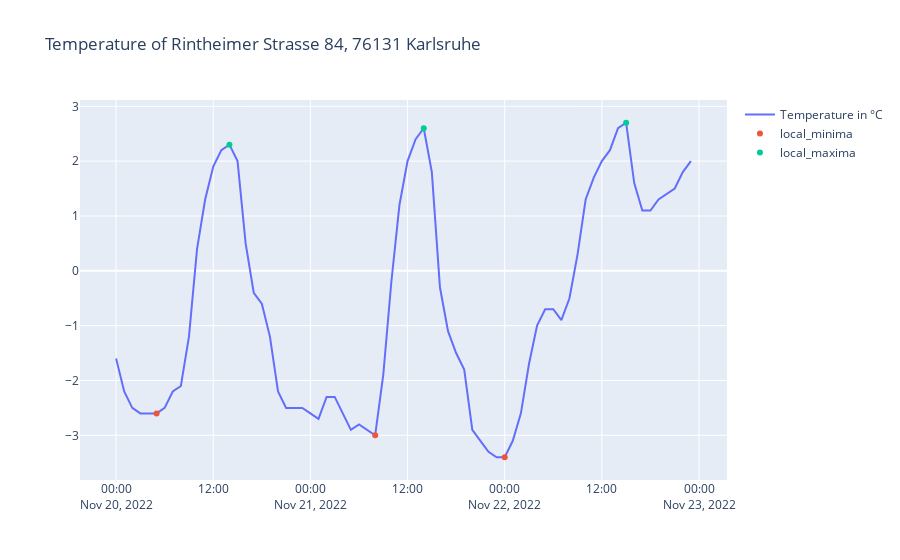

The notebook cell this image was saved under:
### Code cell
M_eta_new, P_e_new, P_w_new, data_temp_new = None, None, None, None

def wait_for_change(widget):
    future = asyncio.Future()
    def getvalue(change):
        future.set_result(change.description)
        widget.on_click(getvalue, remove=True)
        # we need to free up the binding to getvalue to avoid an InvalidState error
        # buttons don't support unobserve
        # so use `remove=True`
    widget.on_click(getvalue)
    return future

layout = widgets.Layout(width='auto', height='40px')

room_temp_w = FloatSlider(value=21, min=17, max=27, step = 0.5, description= 'Desired room temperature [°C]: ', continuous_update = False, layout=layout, style= {'description_width': 'initial'})
return_flow_w = FloatSlider(value=25, min=21, max=50, step = 0.5, description= 'Returning flow temperature [°C]: ', continuous_update = False, layout=layout, style= {'description_width': 'initial'})
ny_w = FloatSlider(value=0.4, min=0.1, max=1, step = 0.1, description= 'Quality factor of the heat pump: ', continuous_update = False, layout=layout, style= {'description_width': 'initial'})

flow_max_w = FloatText(value= 50, description = 'Maximum flow temperature at minimum temperature [°C]: ', layout=layout, style= {'description_width': 'initial'})

out_min_w = FloatText(value= -15, description = 'Minimum outside temperature [°C]: ', layout=layout, style= {'description_width': 'initial'})

house_energy_w = FloatText(value= 200, description = 'Energy need in Watt per Kelvin [W/K]: ', layout=layout, style= {'description_width': 'initial'}) # Watt / Kelvin
storage_power_w = FloatText(value= 200, description = 'Energy need of your storage (DIN...): ', layout=layout, style= {'description_width': 'initial'}) #Watts
storage_volume_w = FloatText(value= 4000, description = 'Storage volume [Liter or equivalent]: ', layout=layout, style= {'description_width': 'initial'}) #Liter = kilogram -> to be defined later on

hp_power_el_opt_w = FloatText(value= 5000, description = 'Power of heat pump [Watt]: ', layout=layout, style= {'description_width': 'initial'}) #Watts -> Power in which heatpump works most efficiently (can be taken into calculation later)
max_heat_cap_w = IntSlider(value=80, description='Maximum heating temperature [°C]: ', min=50, max=95, layout=layout, style= {'description_width': 'initial'}) # temperature, up to which the heat pump can maximally heat

address_w = Text(placeholder = 'Examplestreet 1, 12345 Examplecity', description = 'Address: ', layout=layout, style= {'description_width': 'initial'})


toggle_forecast = ToggleButtons(options=['Whole year', 'Forecast'], description = 'Type of calculation: ', tooltips = ['Take TRY data or similar for overall saving potentials.', 'Optimize energy use for future periods.'], layout=layout, style= {'description_width': 'initial'})
check_vis = Checkbox(False, description = 'Generate visualizations?')
check_opt = Checkbox(True, description = 'Generate optimization?')
check_owndata = Checkbox(False, description='Upload own temperature data?')

upload_w = FileUpload(description = 'Upload')

button_w = Button(description="GO!")

first_round = True
def main_func():
    global M_eta_new, P_e_new, P_w_new, data_temp_new, first_round

    room_temp = room_temp_w.value
    return_flow = return_flow_w.value
    ny = ny_w.value
    house_energy = house_energy_w.value
    storage_power = storage_power_w.value
    storage_volume = storage_volume_w.value
    hp_power_el_opt = hp_power_el_opt_w.value
    max_heat_cap = max_heat_cap_w.value
    address = address_w.value

    flow_max = flow_max_w.value
    out_min = out_min_w.value

    # TODO choose between Forecasting and StationData
    funs = functions.Functions(flow_max=flow_max, room_temp=room_temp, out_min=out_min, return_flow=return_flow, house_energy=house_energy, storage_volume=storage_volume, storage_power=storage_power, ny=ny)
    if toggle_forecast.value == 'Forecast':
        data_temp = get_weather_forecast(address)
    else:
        if upload_w.value == {}:
            data_temp = testreferenceyears.StationFinder(address).main()
        else:
            uploaded_file = upload_w.value
            data_temp = pd.read_csv(io.BytesIO(list(uploaded_file.values())[0]['content']), sep=';')
            data_temp.columns = ['date', 'temperature']
            data_temp.date = pd.to_datetime(data_temp.date)
            data_temp.temperature = data_temp.temperature.astype(float)
    preprocessor = preprocessing.Preprocessor(flow_max=max_heat_cap, room_temp=room_temp, out_min=out_min, return_flow=return_flow, house_energy=house_energy, storage_volume=storage_volume, storage_power=storage_power, ny=ny)
    optimizer = optimizing.Optimizer(functions=funs, max_heat_cap=max_heat_cap, hp_power_el_opt=hp_power_el_opt, return_flow=return_flow, storage_volume=storage_volume)
    
    #'''    data_temp = pd.read_table(r'C:\Users\rafaelweinert\PycharmProjects\Heatpump\data\weatherstationdata\produkt_tu_stunde_19480101_20081031_02522.txt', sep=';') #Karlsruhe

    #data_temp = data_temp.drop(['eor', 'QN_9', 'RF_TU'], axis=1) # drop end-of-row indicator
    #data_temp.rename(columns = {'TT_TU':'temperature', 'MESS_DATUM': 'date', }, inplace = True)
    #data_temp.date = pd.to_datetime(data_temp.date.astype(str), format='%Y%m%d%H')
    #data_temp[data_temp == -999] = np.nan # rename missing values to numpy nan
    #data_temp = data_temp[(data_temp.date >= pd.to_datetime('2007-10-01')) & (data_temp.date <= pd.to_datetime('2007-10-05'))]
    #data_temp = data_temp[(data_temp.date.dt.month >= 10) | (data_temp.date.dt.month <= 3)]
    #data_temp.reset_index(drop = True, inplace=True)'''

    #data_temp = pd.read_csv(r"C:\Users\rafaelweinert\Downloads\Las Vegas 2021-11-01 to 2021-11-30.csv", usecols=['datetime', 'temp'])
    #data_temp.temp = (data_temp.temp - 32) / 1.8
    #data_temp.columns = ['date', 'temperature']
    #data_temp.date = pd.to_datetime(data_temp.date)
    data_temp = preprocessor.add_data(data_temp)

    max_energy_el = data_temp.energy_needed_elec.max()
    if max_energy_el > hp_power_el_opt:
        print('Calculation not possible! Heat pump power not sufficient!')
        print('Continuing ...')

        return None, None, None, None

    data_temp = preprocessor.get_local_extrema(data_temp)
    if check_vis.value:
        temp_plot = plot_temperature(data_temp, address, True)

        if first_round:
            temp_plot.show()
            first_round = False

    if check_opt.value:
        M_eta_new, P_e_new, P_w_new, data_temp_new = optimizer.optimize_periods(data_temp)

        if not os.path.isdir(f"results/{address}"):
            os.makedirs(f'results/{address}')
        if not os.path.isdir(f"results/{address}/vol_{int(storage_volume)},pow_{int(hp_power_el_opt)},en_{int(house_energy)}"):
            os.makedirs(f'results/{address}/vol_{int(storage_volume)},pow_{int(hp_power_el_opt)},en_{int(house_energy)}')



        data_temp_new.to_csv(rf'.\results\{address}\vol_{int(storage_volume)},pow_{int(hp_power_el_opt)},en_{int(house_energy)}\data_ad_{address},vol_{int(storage_volume)},pow_{int(hp_power_el_opt)},en_{int(house_energy)}.csv', sep=';', index=False)
        M_eta_new.tofile(rf'.\results\{address}\vol_{int(storage_volume)},pow_{int(hp_power_el_opt)},en_{int(house_energy)}\Eta_ad_{address},vol_{int(storage_volume)},pow_{int(hp_power_el_opt)},en_{int(house_energy)}.csv', sep=';')
        P_e_new.tofile(rf'.\results\{address}\vol_{int(storage_volume)},pow_{int(hp_power_el_opt)},en_{int(house_energy)}\Pe_ad_{address},vol_{int(storage_volume)},pow_{int(hp_power_el_opt)},en_{int(house_energy)}.csv', sep=';')
        P_w_new.tofile(rf'.\results\{address}\vol_{int(storage_volume)},pow_{int(hp_power_el_opt)},en_{int(house_energy)}\Pw_ad_{address},vol_{int(storage_volume)},pow_{int(hp_power_el_opt)},en_{int(house_energy)}.csv', sep=';')

        if check_vis.value:
            temp_plot.write_html(rf'.\results\{address}\vol_{int(storage_volume)},pow_{int(hp_power_el_opt)},en_{int(house_energy)}\Temp_ad_{address},vol_{int(storage_volume)},pow_{int(hp_power_el_opt)},en_{int(house_energy)}.html')

            opt_plot = plot_optimization(data_temp_new)
            opt_plot.write_html(rf'.\results\{address}\vol_{int(storage_volume)},pow_{int(hp_power_el_opt)},en_{int(house_energy)}\Opt_ad_{address},vol_{int(storage_volume)},pow_{int(hp_power_el_opt)},en_{int(house_energy)}.html', auto_open=False)

            M_eta_hm = plot_heatmap(M_eta_new)
            M_eta_hm.write_html(rf'.\results\{address}\vol_{int(storage_volume)},pow_{int(hp_power_el_opt)},en_{int(house_energy)}\Etahm_ad_{address},vol_{int(storage_volume)},pow_{int(hp_power_el_opt)},en_{int(house_energy)}.html', auto_open=False)

            P_e_hm = plot_heatmap(P_e_new)
            P_e_hm.write_html(rf'.\results\{address}\vol_{int(storage_volume)},pow_{int(hp_power_el_opt)},en_{int(house_energy)}\Pehm_ad_{address},vol_{int(storage_volume)},pow_{int(hp_power_el_opt)},en_{int(house_energy)}.html', auto_open=False)

            P_w_hm = plot_heatmap(P_w_new)
            P_w_hm.write_html(rf'.\results\{address}\vol_{int(storage_volume)},pow_{int(hp_power_el_opt)},en_{int(house_energy)}\Pwhm_ad_{address},vol_{int(storage_volume)},pow_{int(hp_power_el_opt)},en_{int(house_energy)}.html', auto_open=False)

        print(''.center(40, '_'))
        print()
        print('Energy saving potentials: ', "{:10.2f}".format((1 - data_temp_new.P_e_opt.sum() / data_temp_new.energy_needed_elec.sum())*100), '%')
        print()
        print(''.center(40, '_'))
        print()
    print('DONE!')

    if check_opt.value:
        return M_eta_new, P_e_new, P_w_new, data_temp_new

async def f():
    x = await wait_for_change(button_w)
    print('------ computing saving potentials -------')
    main_func()

asyncio.create_task(f())

print('Adjust the values of the building and click GO! when you are ready.')

display(room_temp_w)
display(return_flow_w)
display(ny_w)
display(house_energy_w)
display(storage_power_w)
display(storage_volume_w)
display(hp_power_el_opt_w)
display(max_heat_cap_w)
display(address_w)
display(out_min_w)
display(flow_max_w)
display(toggle_forecast)
display(check_vis)
display(check_opt)
display(check_owndata)
upload_w.layout.visibility = "hidden"
display(upload_w)
display(button_w)

def appear_upload(box):
    if box['new']:
        upload_w.layout.visibility = "visible"
    else:
        upload_w.layout.visibility = "hidden"

def appear_owndata(box):

    if box['new'] == 'Forecast':
        upload_w.layout.visibility = "hidden"
        check_owndata.value = False
        check_owndata.layout.visibility = 'hidden'
    else:
        check_owndata.layout.visibility = 'visible'

toggle_forecast.observe(appear_owndata, names='value')
check_owndata.observe(appear_upload, names='value')

### Figure 1 — Plotly figure (JSON) as saved in the notebook; plotly's stock layout.template omitted (floating-point values rounded to 4 significant figures)
{"data": [{"name": "Temperature in °C", "type": "scatter", "x": ["2022-11-20T00:00:00", "2022-11-20T01:00:00", "2022-11-20T02:00:00", "2022-11-20T03:00:00", "2022-11-20T04:00:00", "2022-11-20T05:00:00", "2022-11-20T06:00:00", "2022-11-20T07:00:00", "2022-11-20T08:00:00", "2022-11-20T09:00:00", "2022-11-20T10:00:00", "2022-11-20T11:00:00", "2022-11-20T12:00:00", "2022-11-20T13:00:00", "2022-11-20T14:00:00", "2022-11-20T15:00:00", "2022-11-20T16:00:00", "2022-11-20T17:00:00", "2022-11-20T18:00:00", "2022-11-20T19:00:00", "2022-11-20T20:00:00", "2022-11-20T21:00:00", "2022-11-20T22:00:00", "2022-11-20T23:00:00", "2022-11-21T00:00:00", "2022-11-21T01:00:00", "2022-11-21T02:00:00", "2022-11-21T03:00:00", "2022-11-21T04:00:00", "2022-11-21T05:00:00", "2022-11-21T06:00:00", "2022-11-21T07:00:00", "2022-11-21T08:00:00", "2022-11-21T09:00:00", "2022-11-21T10:00:00", "2022-11-21T11:00:00", "2022-11-21T12:00:00", "2022-11-21T13:00:00", "2022-11-21T14:00:00", "2022-11-21T15:00:00", "2022-11-21T16:00:00", "2022-11-21T17:00:00", "2022-11-21T18:00:00", "2022-11-21T19:00:00", "2022-11-21T20:00:00", "2022-11-21T21:00:00", "2022-11-21T22:00:00", "2022-11-21T23:00:00", "2022-11-22T00:00:00", "2022-11-22T01:00:00", "2022-11-22T02:00:00", "2022-11-22T03:00:00", "2022-11-22T04:00:00", "2022-11-22T05:00:00", "2022-11-22T06:00:00", "2022-11-22T07:00:00", "2022-11-22T08:00:00", "2022-11-22T09:00:00", "2022-11-22T10:00:00", "2022-11-22T11:00:00", "2022-11-22T12:00:00", "2022-11-22T13:00:00", "2022-11-22T14:00:00", "2022-11-22T15:00:00", "2022-11-22T16:00:00", "2022-11-22T17:00:00", "2022-11-22T18:00:00", "2022-11-22T19:00:00", "2022-11-22T20:00:00", "2022-11-22T21:00:00", "2022-11-22T22:00:00", "2022-11-22T23:00:00"], "y": [-1.6, -2.2, -2.5, -2.6, -2.6, -2.6, -2.5, -2.2, -2.1, -1.2, 0.4, 1.3, 1.9, 2.2, 2.3, 2, 0.5, -0.4, -0.6, -1.2, -2.2, -2.5, -2.5, -2.5, -2.6, -2.7, -2.3, -2.3, -2.6, -2.9, -2.8, -2.9, -3, -1.9, -0.2, 1.2, 2, 2.4, 2.6, 1.8, -0.3, -1.1, -1.5, -1.8, -2.9, -3.1, -3.3, -3.4, -3.4, -3.1, -2.6, -1.7, -1, -0.7, -0.7, -0.9, -0.5, 0.3, 1.3, 1.7, 2, 2.2, 2.6, 2.7, 1.6, 1.1, 1.1, 1.3, 1.4, 1.5, 1.8, 2]}, {"mode": "markers", "name": "local_minima", "type": "scatter", "x": ["2022-11-20T00:00:00", "2022-11-20T01:00:00", "2022-11-20T02:00:00", "2022-11-20T03:00:00", "2022-11-20T04:00:00", "2022-11-20T05:00:00", "2022-11-20T06:00:00", "2022-11-20T07:00:00", "2022-11-20T08:00:00", "2022-11-20T09:00:00", "2022-11-20T10:00:00", "2022-11-20T11:00:00", "2022-11-20T12:00:00", "2022-11-20T13:00:00", "2022-11-20T14:00:00", "2022-11-20T15:00:00", "2022-11-20T16:00:00", "2022-11-20T17:00:00", "2022-11-20T18:00:00", "2022-11-20T19:00:00", "2022-11-20T20:00:00", "2022-11-20T21:00:00", "2022-11-20T22:00:00", "2022-11-20T23:00:00", "2022-11-21T00:00:00", "2022-11-21T01:00:00", "2022-11-21T02:00:00", "2022-11-21T03:00:00", "2022-11-21T04:00:00", "2022-11-21T05:00:00", "2022-11-21T06:00:00", "2022-11-21T07:00:00", "2022-11-21T08:00:00", "2022-11-21T09:00:00", "2022-11-21T10:00:00", "2022-11-21T11:00:00", "2022-11-21T12:00:00", "2022-11-21T13:00:00", "2022-11-21T14:00:00", "2022-11-21T15:00:00", "2022-11-21T16:00:00", "2022-11-21T17:00:00", "2022-11-21T18:00:00", "2022-11-21T19:00:00", "2022-11-21T20:00:00", "2022-11-21T21:00:00", "2022-11-21T22:00:00", "2022-11-21T23:00:00", "2022-11-22T00:00:00", "2022-11-22T01:00:00", "2022-11-22T02:00:00", "2022-11-22T03:00:00", "2022-11-22T04:00:00", "2022-11-22T05:00:00", "2022-11-22T06:00:00", "2022-11-22T07:00:00", "2022-11-22T08:00:00", "2022-11-22T09:00:00", "2022-11-22T10:00:00", "2022-11-22T11:00:00", "2022-11-22T12:00:00", "2022-11-22T13:00:00", "2022-11-22T14:00:00", "2022-11-22T15:00:00", "2022-11-22T16:00:00", "2022-11-22T17:00:00", "2022-11-22T18:00:00", "2022-11-22T19:00:00", "2022-11-22T20:00:00", "2022-11-22T21:00:00", "2022-11-22T22:00:00", "2022-11-22T23:00:00"], "y": [null, null, null, null, null, -2.6, null, null, null, null, null, null, null, null, null, null, null, null, null, null, null, null, null, null, null, null, null, null, null, null, null, null, -3, null, null, null, null, null, null, null, null, null, null, null, null, null, null, null, -3.4, null, null, null, null, null, null, null, null, null, null, null, null, null, null, null, null, null, null, null, null, null, null, null]}, {"hovertext": [null, null, null, null, null, null, null, null, null, null, null, null, null, null, 0, 0, 0, 0, 0, 0, 0, 0, 0, 0, 0, 0, 0, 0, 0, 0, 0, 0, 0, 0, 0, 0, 0, 0, 1, 1, 1, 1, 1, 1, 1, 1, 1, 1, 1, 1, 1, 1, 1, 1, 1, 1, 1, 1, 1, 1, 1, 1, 1, 2, 2, 2, 2, 2, 2, 2, 2, 2], "mode": "markers", "name": "local_maxima", "type": "scatter", "x": ["2022-11-20T00:00:00", "2022-11-20T01:00:00", "2022-11-20T02:00:00", "2022-11-20T03:00:00", "2022-11-20T04:00:00", "2022-11-20T05:00:00", "2022-11-20T06:00:00", "2022-11-20T07:00:00", "2022-11-20T08:00:00", "2022-11-20T09:00:00", "2022-11-20T10:00:00", "2022-11-20T11:00:00", "2022-11-20T12:00:00", "2022-11-20T13:00:00", "2022-11-20T14:00:00", "2022-11-20T15:00:00", "2022-11-20T16:00:00", "2022-11-20T17:00:00", "2022-11-20T18:00:00", "2022-11-20T19:00:00", "2022-11-20T20:00:00", "2022-11-20T21:00:00", "2022-11-20T22:00:00", "2022-11-20T23:00:00", "2022-11-21T00:00:00", "2022-11-21T01:00:00", "2022-11-21T02:00:00", "2022-11-21T03:00:00", "2022-11-21T04:00:00", "2022-11-21T05:00:00", "2022-11-21T06:00:00", "2022-11-21T07:00:00", "2022-11-21T08:00:00", "2022-11-21T09:00:00", "2022-11-21T10:00:00", "2022-11-21T11:00:00", "2022-11-21T12:00:00", "2022-11-21T13:00:00", "2022-11-21T14:00:00", "2022-11-21T15:00:00", "2022-11-21T16:00:00", "2022-11-21T17:00:00", "2022-11-21T18:00:00", "2022-11-21T19:00:00", "2022-11-21T20:00:00", "2022-11-21T21:00:00", "2022-11-21T22:00:00", "2022-11-21T23:00:00", "2022-11-22T00:00:00", "2022-11-22T01:00:00", "2022-11-22T02:00:00", "2022-11-22T03:00:00", "2022-11-22T04:00:00", "2022-11-22T05:00:00", "2022-11-22T06:00:00", "2022-11-22T07:00:00", "2022-11-22T08:00:00", "2022-11-22T09:00:00", "2022-11-22T10:00:00", "2022-11-22T11:00:00", "2022-11-22T12:00:00", "2022-11-22T13:00:00", "2022-11-22T14:00:00", "2022-11-22T15:00:00", "2022-11-22T16:00:00", "2022-11-22T17:00:00", "2022-11-22T18:00:00", "2022-11-22T19:00:00", "2022-11-22T20:00:00", "2022-11-22T21:00:00", "2022-11-22T22:00:00", "2022-11-22T23:00:00"], "y": [null, null, null, null, null, null, null, null, null, null, null, null, null, null, 2.3, null, null, null, null, null, null, null, null, null, null, null, null, null, null, null, null, null, null, null, null, null, null, null, 2.6, null, null, null, null, null, null, null, null, null, null, null, null, null, null, null, null, null, null, null, null, null, null, null, null, 2.7, null, null, null, null, null, null, null, null]}], "layout": {"title": {"text": "Temperature of Rintheimer Strasse 84, 76131 Karlsruhe"}}}
